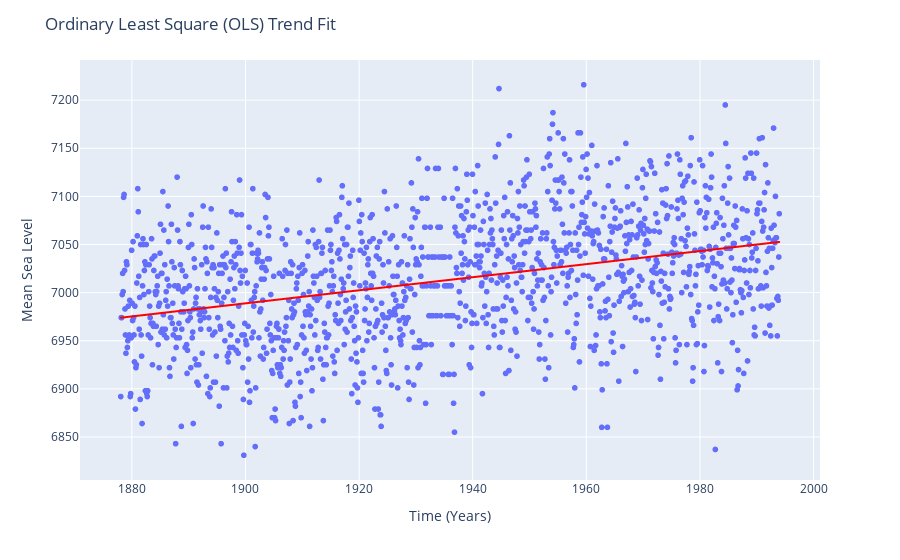

Notebook code for this chart:
### Markdown cell above
### METHOD 3: Ordinary Least Square (OLS) trend fit using `plotly`

### Code cell
# Method 2.1: OLS trend fit

fig = px.scatter(data, x=data.index.values, y=data["sea_level"], trendline="ols", trendline_color_override='red', 
                 labels={"x": "Time (Years)",  "sea_level": "Mean Sea Level"})

fig.update_layout(title='Ordinary Least Square (OLS) Trend Fit')

fig.show()

### Figure 1 — Plotly figure (JSON) as saved in the notebook; plotly's stock layout.template omitted (floating-point values rounded to 4 significant figures; data arrays with more than 128 entries replaced by an {"elided": "..."} marker saying what was removed)
{"data": [{"hovertemplate": "Time (Years)=%{x}<br>Mean Sea Level=%{y}<extra></extra>", "legendgroup": "", "marker": {"color": "#636efa", "symbol": "circle"}, "mode": "markers", "name": "", "showlegend": false, "type": "scattergl", "x": {"elided": "1392 float values"}, "xaxis": "x", "y": {"elided": "1392 int values"}, "yaxis": "y"}, {"hovertemplate": "<b>OLS trendline</b><br>sea_level = 0.679035 * x + 5698.68<br>R<sup>2</sup>=0.128292<br><br>Time (Years)=%{x}<br>Mean Sea Level=%{y} <b>(trend)</b><extra></extra>", "legendgroup": "", "line": {"color": "red"}, "marker": {"color": "#636efa", "symbol": "circle"}, "mode": "lines", "name": "", "showlegend": false, "type": "scattergl", "x": {"elided": "1392 float values"}, "xaxis": "x", "y": {"elided": "1392 float values"}, "yaxis": "y"}], "layout": {"legend": {"tracegroupgap": 0}, "margin": {"t": 60}, "title": {"text": "Ordinary Least Square (OLS) Trend Fit"}, "xaxis": {"anchor": "y", "domain": [0, 1], "title": {"text": "Time (Years)"}}, "yaxis": {"anchor": "x", "domain": [0, 1], "title": {"text": "Mean Sea Level"}}}}
